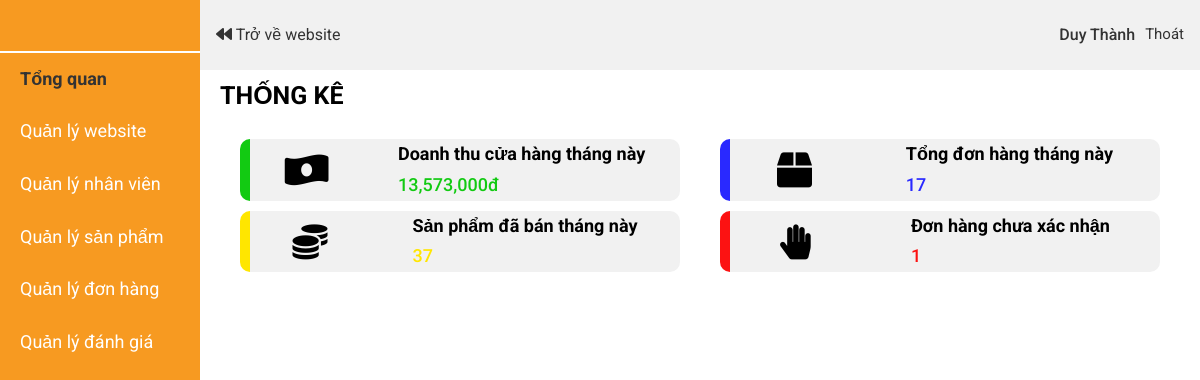
The page /?controller=trangquantri (signed in) on the database as committed earlier.
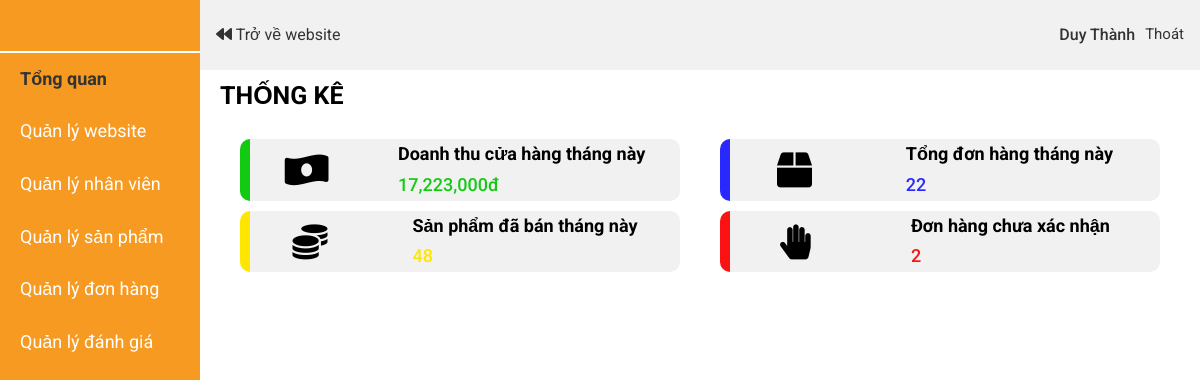
The same page on the database as committed later.
### tables this page shows
CREATE TABLE `profit` (
  `id` int(11) NOT NULL,
  `month` int(11) DEFAULT NULL,
  `profit` int(11) DEFAULT NULL,
  `all_order` int(11) DEFAULT NULL,
  `sold_product` int(11) DEFAULT NULL,
  `order_not_confirm` int(11) DEFAULT NULL
);

### Controller/C-trangquantri.php (called while the page is built, shortened)
<?php
    if(isset($_SESSION['admin'])){
        $admin = $database->get('admin', array('id'=>$_SESSION['admin']));
    }
    else{
        header('location: ?controller=dangnhapquantri');
    }
    $month = date('m', time());
    $profit_data = $database->get('profit',array('month'=>$month));
    require_once './View/V-trangquantri.php';
?>

### Model/M-database.php (called while the page is built, shortened)
<?php
    class database{
        protected $conn= null;
        protected $host='localhost';
        protected $user='root';
        protected $pass='';
        protected $dbname='fashiongenz';
        public function connect(){
             $this->conn = new mysqli($this->host,$this->user,$this->pass,$this->dbname);
        }
        public function get($table,$condition=array()){
          $sql= "SELECT * FROM $table ";
          if(!empty($condition)){
               $sql.="WHERE";
               foreach ($condition as $key => $value){
                    $sql.= " $key = '$value' AND";
               }
               $sql= trim($sql,"AND");
          }
          $query = mysqli_query($this->conn, $sql);
          $result=array();
          if ($query){
               while ($row= mysqli_fetch_assoc($query)){
                    $result[]=$row;
               }
          }
          return $result;
     }
    }
?>

### View/V-trangquantri.php (the view, shortened to what the changed rows need)
<!DOCTYPE html>
<html lang="en">
<head>
    <link rel="stylesheet" href="./Assets/Css/grid.css">
    <link rel="stylesheet" href="./Assets/Css/responsive.css">
    <link rel="stylesheet" href="./Assets/Css/base.css">
    <link rel="stylesheet" href="./Assets/Css/main.css">
    <link rel="stylesheet" href="https://cdnjs.cloudflare.com/ajax/libs/normalize/8.0.1/normalize.min.css" />
    <link rel="stylesheet" href="./Assets/Fonts/fontawesome-free-5.15.3-web/css/all.min.css">
</head>
<body>
    <div class="grid">
        <div class="row no-gutters">
            <div class="col l-2 m-0 c-0">
                <div class="admin-menu">
                    <ul class="admin-menu__list">
                        <li class="admin-menu__item">
                            <a href="#" class="admin-menu__item-link admin-menu__item-link-has-img">
                            </a>
                        </li>
                        <li class="admin-menu__item">
                            <a href="?controller=trangquantri" class="admin-menu__item-link active">Tổng quan</a>
                        </li>
                        <li id="menu1" class="admin-menu__item">
                            <a href="#" class="admin-menu__item-link">Quản lý website</a>
                        </li>
                        <li id="menu1" class="admin-menu__item">
                            <a href="?controller=quanlynhanvien" class="admin-menu__item-link">Quản lý nhân viên</a>
                        </li>
                        <li class="admin-menu__item">
                            <a href="?controller=quanlysanpham" class="admin-menu__item-link">Quản lý sản phẩm</a>
                        </li>
                        <li class="admin-menu__item">
                            <a href="?controller=quanlydonhang" class="admin-menu__item-link">Quản lý đơn hàng</a>
                        </li>
                        <li class="admin-menu__item">
                            <a href="?controller=quanlydanhgia" class="admin-menu__item-link">Quản lý đánh giá</a>
                        </li>
                    </ul>
                </div>
            </div>
            <div class="col l-10 m-12 c-12">
                <div class="admin-header">
                    <div class="admin-header__sections">
                        <a href="?controller=trangchu" class="admin-header__back-to-website"><i class="fas fa-backward"></i> Trở về website</a>
                    </div>
                    <div class="admin-header__admin-info">
                        <h3 class="admin-header__admin-name"><?php echo $admin[0]['fullname'] ?></h3>
                        <a href="?controller=dangxuatquantri" class="admin-header__admin-logout">Thoát</a>
                    </div>
                </div>
                <div class="admin-content">
                    <div class="row no-gutters">
                        <div class="col l-12 m-12 c-12">
                            <h3 class="admin-content__heading">Thống kê</h3><br>
                        </div>
                        <div class="col l-6 m-12 c-12">
                            <div class="admin-content__profit">
                                <i class="fas fa-money-bill-wave-alt admin-content__profit-img"></i>
                                <div class="admin-content__profit-content">
                                    <h3 class="admin-content__profit-heading">Doanh thu cửa hàng tháng này</h3>
                                    <h4 class="admin-content__profit-info"><?php echo number_format($profit_data[0]['profit']) ?>đ</h4>
                                </div>
                            </div>
                        </div>
                        <div class="col l-6 m-12 c-12">
                            <div class="admin-content__all-item">
                            <i class="fas fa-box admin-content__all-item-img"></i>
                                <div class="admin-content__all-item-content">
                                    <h3 class="admin-content__all-item-heading">Tổng đơn hàng tháng này</h3>
                                    <h4 class="admin-content__all-item-info"><?php echo $profit_data[0]['all_order'] ?></h4>
                                </div>
                            </div>
                        </div>
                        <div class="col l-6 m-12 c-12">
                            <div class="admin-content__item-sold">
                            <i class="fas fa-coins admin-content__item-sold-img"></i>
                                <div class="admin-content__item-sold-content">
                                    <h3 class="admin-content__item-sold-heading">Sản phẩm đã bán tháng này</h3>
                                    <h4 class="admin-content__item-sold-info"><?php echo $profit_data[0]['sold_product'] ?></h4>
                                </div>
                            </div>
                        </div>
                        <div class="col l-6 m-12 c-12">
                            <div class="admin-content__item-not-confirm">
                            <i class="fas fa-hand-paper admin-content__item-not-confirm-img"></i>
                                <div class="admin-content__item-not-confirm-content">
                                    <h3 class="admin-content__item-not-confirm-heading">Đơn hàng chưa xác nhận</h3>
                                    <h4 class="admin-content__item-not-confirm-info"><?php echo $profit_data[0]['order_not_confirm'] ?></h4>
                                </div>
                            </div>
                        </div>
                        <div class="col l-12 m-12 c-12">
                            <div id="barchart_material" style="width: 100%; height: 500px;padding: 20px"></div>
                        </div>
                    </div>
                </div>
            </div>
        </div>
    </div>
</body>
</html>

Rows that differ between the two databases and show on the page:
removed profit: profit "13,573,000", all_order "17", sold_product "37", order_not_confirm "1"
added profit: profit "17,223,000", all_order "22", sold_product "48", order_not_confirm "2"
